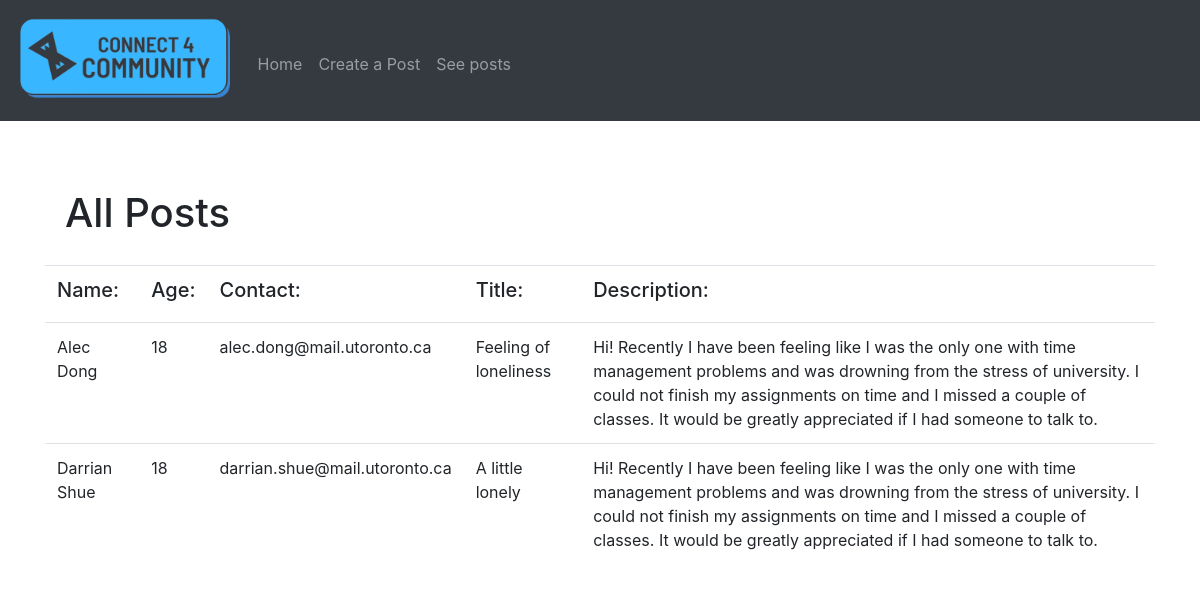
Page /posts on the earlier database version.
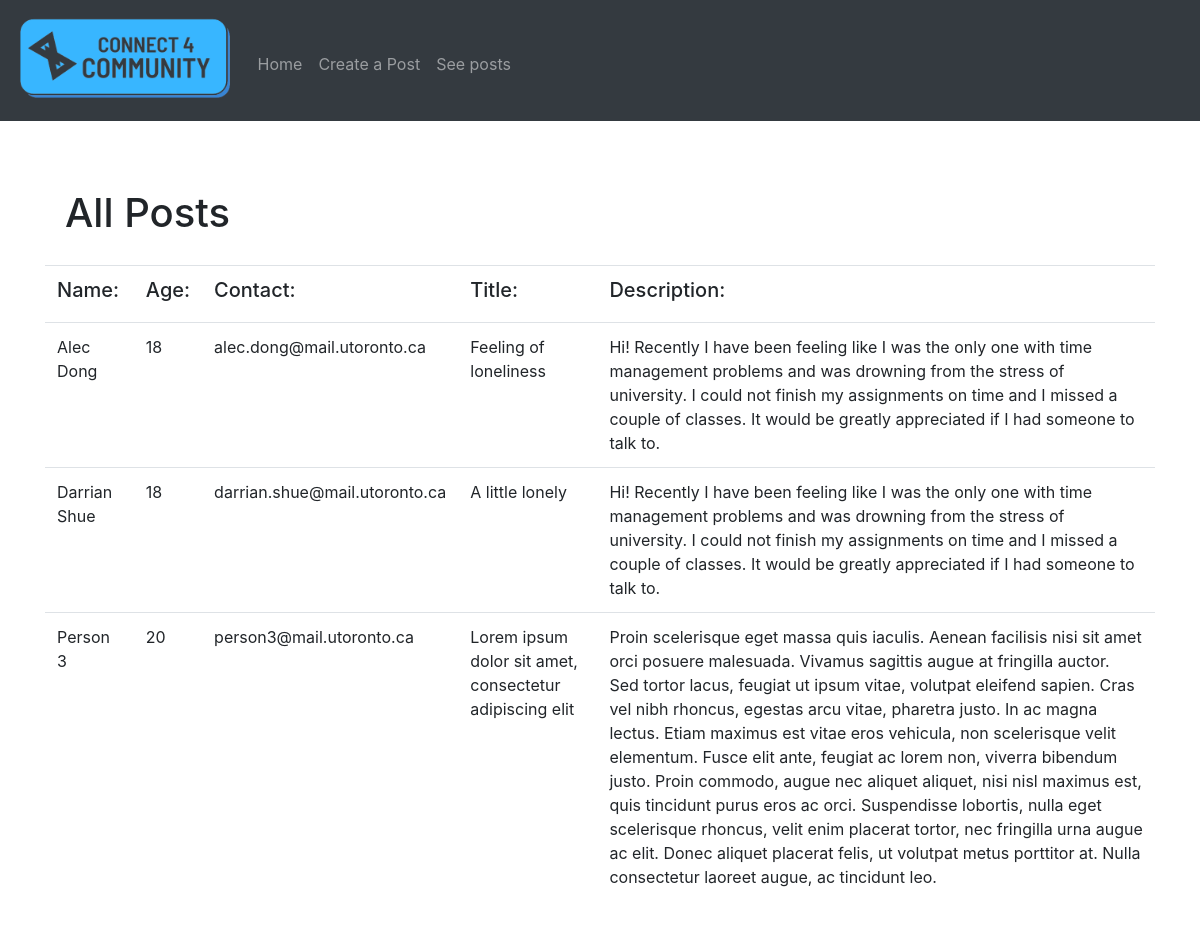
Same page on the later database version.
### tables this page shows
CREATE TABLE posts
               (id integer PRIMARY KEY, 
               name text NOT NULL, 
               age integer NOT NULL,
               contact text NOT NULL, 
               title text NOT NULL, 
               description text NOT NULL);

### app.py (the view)
@app.route("/posts")
def posts():
    with sqlite3.connect("connect.db") as con:
            cur = con.cursor()
            cur.execute("select * from posts")
            posts = cur.fetchall()
            lengthOfPosts = len(posts)
            return render_template("posts.html", lengthOfPosts = lengthOfPosts, posts=posts)

### templates/posts.html (shortened to what this page needs)
{% extends "layout.html" %}
{% block main %}
    <table class="table text-left">
        {% if lengthOfPosts != 0 %}
            <thead>
                <h1>All Posts</h1>
            </thead>
            <tbody>
                <tr>
                    <td><h5>Name: </h5></td>
                    <td><h5>Age: </h5></td>
                    <td><h5>Contact: </h5></td>
                    <td><h5>Title: </h5></td>
                    <td><h5>Description: </h5></td>
                </tr>
                {% for row in posts %}
                    <tr>
                        <td>{{ row[1] }}</td>
                        <td>{{ row[2] }}</td>
                        <td>{{ row[3] }}</td>
                        <td>{{ row[4] }}</td>
                        <td>{{ row[5] }}</td>
                    </tr>
                {% endfor %}
            </tbody>
        {% else %}
            <p>No posts to show</p>
        {% endif %}
    </table>
{% endblock %}

### templates/layout.html (shortened to what this page needs)
<!DOCTYPE html>
<html lang="en">
    <head>
        <link href="https://maxcdn.bootstrapcdn.com/bootstrap/4.1.3/css/bootstrap.min.css" rel="stylesheet">
        <link href="/static/styles.css" rel="stylesheet">
    </head>
    <body>
        <nav class="navbar sticky-top navbar-expand-md navbar-dark bg-dark">
            <div id="home">
                <a class="navbar-brand" href="/"><img id="logo" src="/static/logo.png", alt="Connect 4 Community"></a>
            </div>
            <div class="collapse navbar-collapse" id="navbar">
                <ul class="navbar-nav mr-auto mt-2">
                    <li class="nav-item"><a class="nav-link" href="/">Home</a></li>
                    <li class="nav-item"><a class="nav-link" href="/create">Create a Post</a></li>
                    <li class="nav-item"><a class="nav-link" href="/posts">See posts</a></li>
                </ul>
            </div>
        </nav>
        <main class="container pt-5 pb-4">
            {% block main %}{% endblock %}
        </main>
    </body>
</html>

### static/styles.css (style rules this page uses)
* { margin: 0; padding: 0; box-sizing: border-box; }
h1 { padding: 20px !important; }
#home { max-width: 20%; }
#logo { max-width: 100%; }
img { max-width: 70%; display: block; margin-left: auto; margin-right: auto; }

Differences in the rows shown:
added posts: name "Person 3", age "20", contact "person3@mail.utoronto.ca", title "Lorem ipsum dolor sit amet, consectetur adipiscing elit", description "Proin scelerisque eget massa quis iaculis. Aenean facilisis nisi sit amet orci posuere malesuada. Vivamus sagittis augue at fringilla auctor. Sed tortor lacus, feugiat ut ipsum vitae, volutpat eleifend sapien. Cras vel nibh rhoncus, egestas arcu vitae, pharetra justo. In ac magna lectus. Etiam maximus est vitae eros vehicula, non scelerisque velit elementum. Fusce elit ante, feugiat ac lorem non, viverra bibendum justo. Proin commodo, augue nec aliquet aliquet, nisi nisl maximus est, quis tincidunt purus eros ac orci. Suspendisse lobortis, nulla eget scelerisque rhoncus, velit enim placerat tortor, nec fringilla urna augue ac elit. Donec aliquet placerat felis, ut volutpat metus porttitor…"
